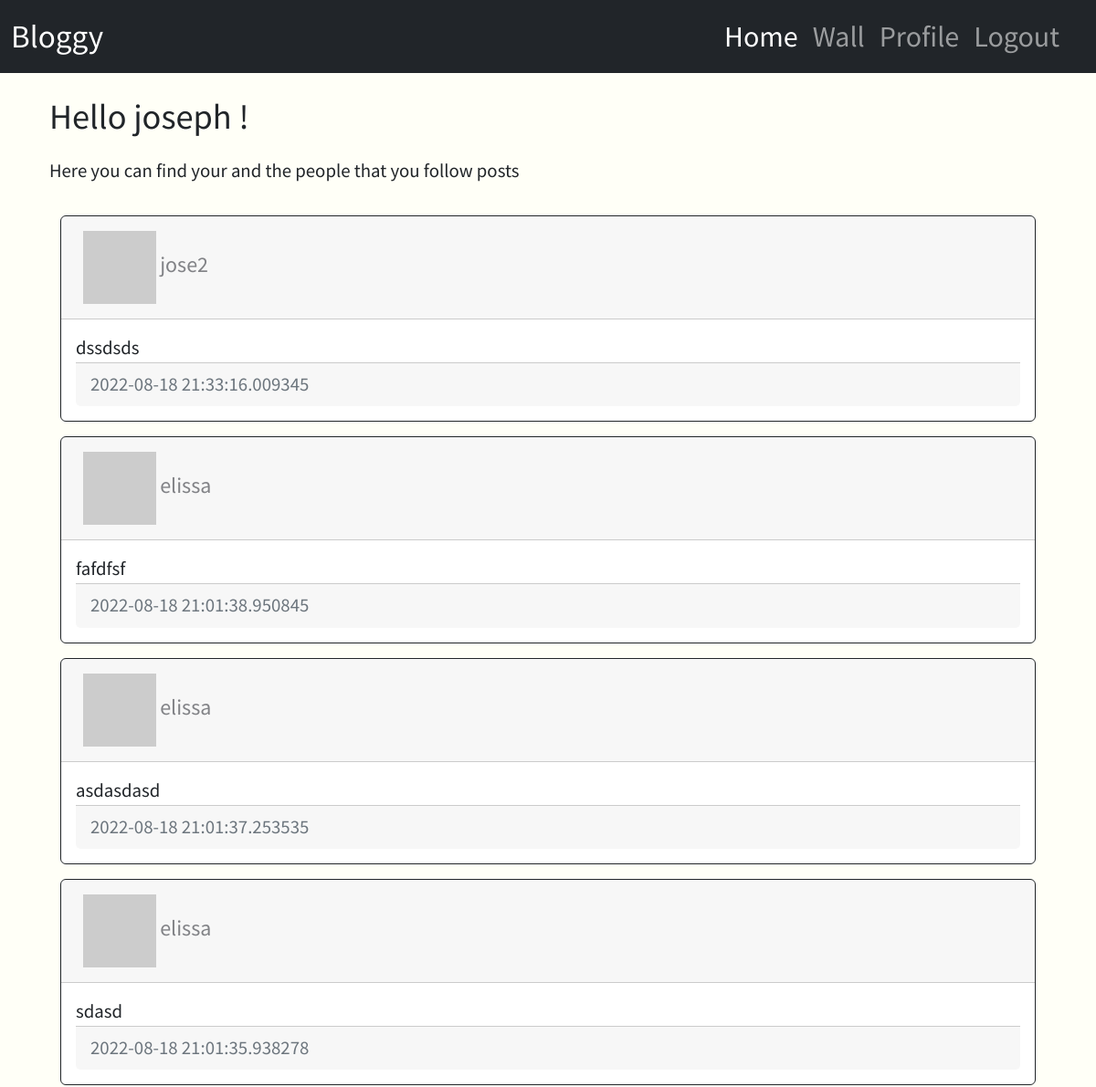
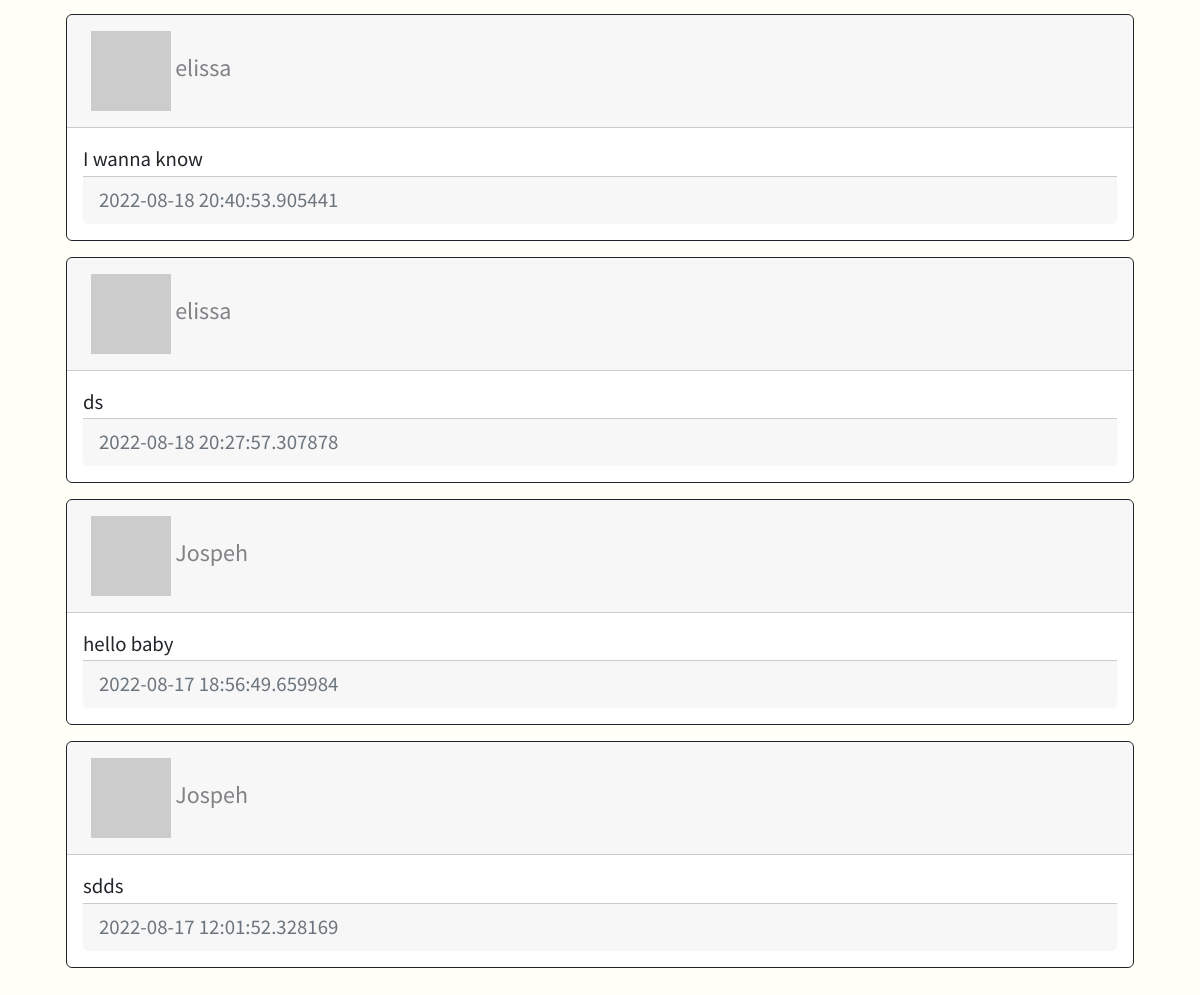
Page /wall (signed in) on the committed database (2 pictures, top to bottom).
### app/models.py (models this page shows, shortened)
class User(UserMixin, db.Model):
    id = db.Column(db.Integer, primary_key=True)
    username = db.Column(db.String(64), index=True, unique=True)
    email = db.Column(db.String(120), index=True, unique=True)
    password_hash = db.Column(db.String(120))
    posts = db.relationship('Post', backref='author', lazy='dynamic')
    about_me = db.Column(db.String(128))
    last_seen = db.Column(db.DateTime, default=datetime.utcnow)
    followed = db.relationship(
        'User', secondary=followers,
        primaryjoin=(followers.c.follower_id == id),
        secondaryjoin=(followers.c.followed_id == id),
        backref= db.backref('followers', lazy='dynamic'), lazy='dynamic'
    )
    def avatar(self, size):
        digest = md5(self.email.lower().encode('utf-8')).hexdigest()
        return 'https://www.gravatar.com/avatar/{}?d=identicon&s={}'.format(digest, size)

class Post(db.Model):
    id = db.Column(db.Integer, primary_key=True)
    body = db.Column(db.String(255))
    timestamp = db.Column(db.DateTime, index= True, default=datetime.utcnow)
    user_id = db.Column(db.Integer, db.ForeignKey('user.id', ondelete="CASCADE"), nullable=False)

### app/routes.py (the view)
@app.route('/wall')
@login_required
def wall():
    posts = Post.query.order_by(Post.timestamp.desc()).all()
    return render_template('index.html', title='Wall', posts=posts)

### app/models.py (called while the page is built)
@login.user_loader
def load_user(id):
    return User.query.get(int(id))

### app/routes.py (called while the page is built)
@app.before_request
def before_request():
    if current_user.is_authenticated:
        current_user.last_seen = datetime.utcnow()
        db.session.commit()

### app/templates/index.html (shortened to what this page needs)
{% extends "base.html" %}
{% block extraheader %}
<link rel="stylesheet" href="{{ url_for('static', filename='css/home.css') }}">
{% endblock extraheader %}
{% block content %}
    <div class="container">
        <div class="row col-lg-12">
                <h1>Hello {{ current_user.username }} !</h1>
                <p>Here you can find your and the people that you follow posts</p>
        </div>
        <div class="row mb-5">
            <div class="col-lg-12">
                <div class="row">
                    <div class="container col-lg-12">
                        {% for post in posts %}
                            {% include "_post.html" %}
                        {% endfor %}
                    </div>
                </div>
            {% endblock %}

### app/templates/_post.html (shortened to what this page needs)
{% block extraheader %}
<link rel="stylesheet" href="{{ url_for('static', filename='css/_post.css') }}">
{% endblock extraheader %}
{% block content %}
    <div id="posts" class="container">
            <div class="card border-dark mb-3">
                <div class="card-header d-flex align-items-center justify-content-between">
                    <div class="col-md-4 p-2">
                    <img src="{{ post.author.avatar(48) }}" alt="user-profile-image">
                    <a href="{{ url_for('user', username=post.author.username) }}">
                        {{ post.author.username }}
                    </a>
                    </div>
                    <div class="col-md-4 ms-auto p-2 text-end">
                    </div>
                </div>
                <div class="card-body">
                    <div class="card-text">
                        {{ post.body }}
                    </div>
                    <div class="card-footer text-muted">
                        {{ post.timestamp }}
                    </div>
                </div>
            </div>
    </div>
{% endblock %}

### app/static/css/style.css (style rules this page uses)
body { overflow-x: hidden; font-family: 'Source Sans Pro', sans-serif; }
body { background-size: cover; background-repeat: no-repeat; background-position: center; height: 1000vh; width: 100%; background-color:#FFFFF7; }

### app/static/css/home.css (style rules this page uses)
.container { font-size: 1.3rem; }
h1 { font-size: 2.4rem; margin-bottom: 2%; }
p { margin-bottom: 3%; }

### app/static/css/_post.css (style rules this page uses)
a { text-decoration: none; font-size: 1.5rem; color: #818286; }

### rows in the picture
User: username "joseph"
Post: author.username "jose2", body "dssdsds", timestamp "2022-08-18 21:33:16.009345"
Post: author.username "elissa", body "fafdfsf", timestamp "2022-08-18 21:01:38.950845"
Post: author.username "elissa", body "asdasdasd", timestamp "2022-08-18 21:01:37.253535"
Post: author.username "elissa", body "sdasd", timestamp "2022-08-18 21:01:35.938278"
Post: author.username "elissa", body "I wanna know", timestamp "2022-08-18 20:40:53.905441"
Post: author.username "elissa", body "ds", timestamp "2022-08-18 20:27:57.307878"
Post: author.username "Jospeh", body "hello baby", timestamp "2022-08-17 18:56:49.659984"
Post: author.username "Jospeh", body "sdds", timestamp "2022-08-17 12:01:52.328169"
